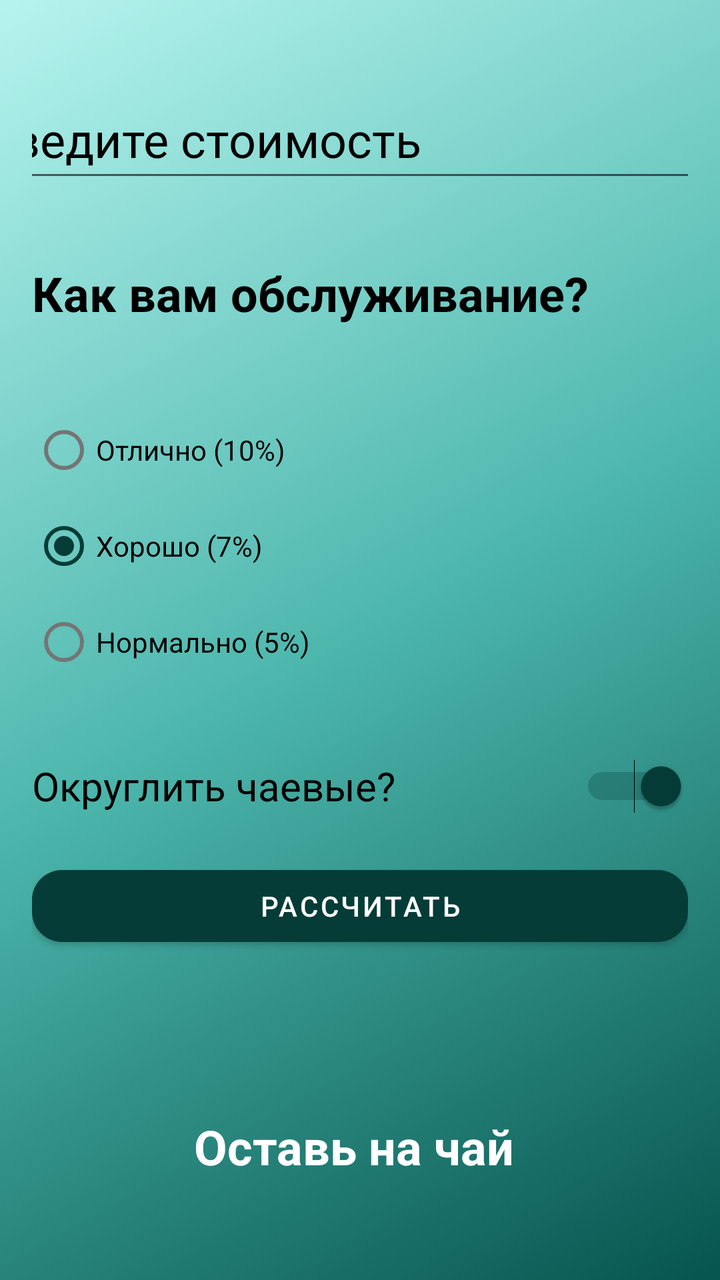
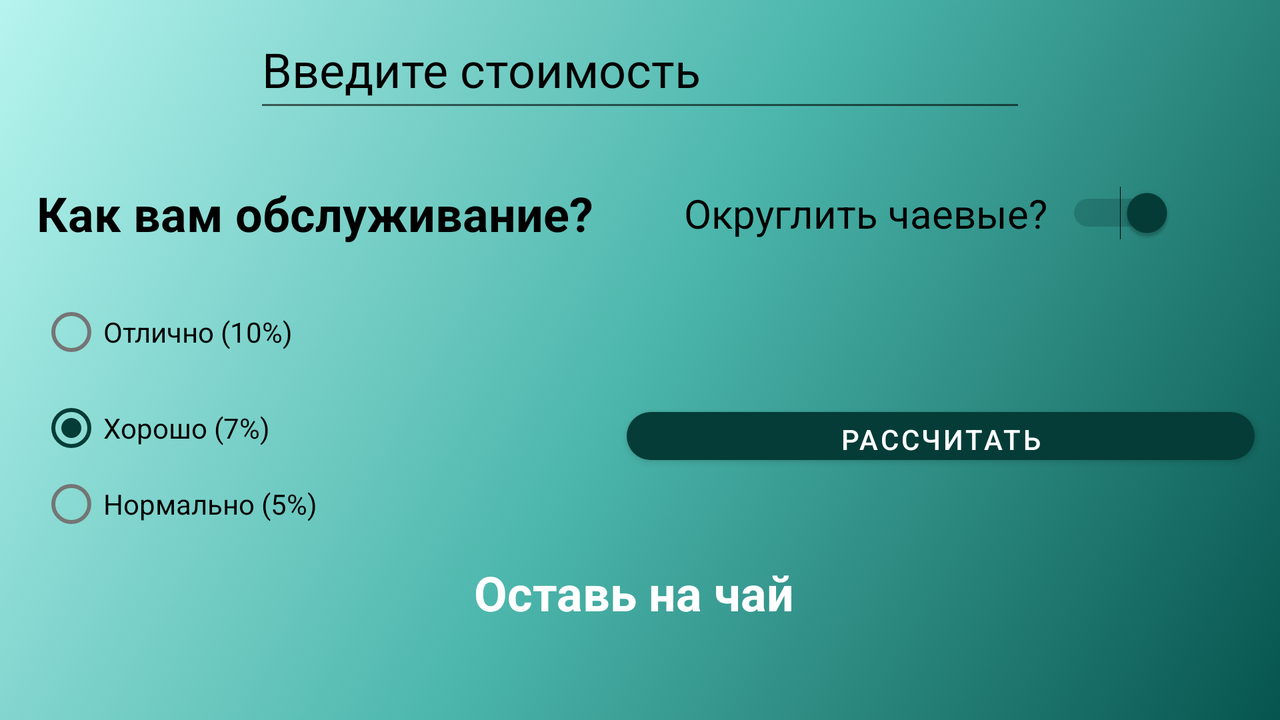

The same Android screen from two of the app's own layout files: first res/layout/ as a phone draws it, then the repository's variant for another configuration, drawn on a device whose configuration selects that folder. Both files follow.
<!-- AndroidManifest.xml: application theme Theme.Tips -->
<!-- res/layout/activity_main.xml -->
<?xml version="1.0" encoding="utf-8"?>
<androidx.constraintlayout.widget.ConstraintLayout xmlns:android="http://schemas.android.com/apk/res/android"
    xmlns:app="http://schemas.android.com/apk/res-auto"
    xmlns:tools="http://schemas.android.com/tools"
    android:layout_width="match_parent"
    android:layout_height="match_parent"
    android:background="@drawable/back_ground"
    android:padding="16dp"
    tools:context=".MainActivity">

    <EditText
        android:id="@+id/coast_of_service"
        android:layout_width="386dp"
        android:layout_height="56dp"
        android:layout_marginTop="24dp"
        android:autofillHints=""
        android:ems="10"
        android:hint="@string/coast"
        android:textColorHint="@color/black"
        android:inputType="number"
        android:textColor="@color/black"
        android:textSize="24sp"
        app:layout_constraintEnd_toEndOf="parent"
        app:layout_constraintStart_toStartOf="parent"
        app:layout_constraintTop_toTopOf="parent" />

    <TextView
        android:id="@+id/service_question"
        android:layout_width="match_parent"
        android:layout_height="45dp"
        android:layout_marginTop="28dp"
        android:gravity="center_vertical"
        android:text="@string/service"
        android:textColor="@color/black"
        android:textSize="24sp"
        android:textStyle="bold"
        app:layout_constraintEnd_toEndOf="parent"
        app:layout_constraintStart_toStartOf="parent"
        app:layout_constraintTop_toBottomOf="@+id/coast_of_service" />

    <RadioGroup
        android:id="@+id/tip_options"
        android:layout_width="0dp"
        android:layout_height="wrap_content"
        android:layout_marginTop="32dp"
        android:checkedButton="@id/option_seven_percent"
        app:layout_constraintEnd_toEndOf="parent"
        app:layout_constraintStart_toStartOf="parent"
        app:layout_constraintTop_toBottomOf="@+id/service_question">

        <RadioButton
            android:id="@+id/option_ten_percent"
            android:layout_width="wrap_content"
            android:layout_height="wrap_content"
            android:text="@string/great" />

        <RadioButton
            android:id="@+id/option_seven_percent"
            android:layout_width="wrap_content"
            android:layout_height="wrap_content"
            android:text="@string/good" />

        <RadioButton
            android:id="@+id/option_five_percent"
            android:layout_width="wrap_content"
            android:layout_height="wrap_content"
            android:text="@string/normal" />

    </RadioGroup>

    <Switch
        android:id="@+id/round_switch"
        android:layout_width="0dp"
        android:layout_height="48dp"
        android:layout_marginTop="24dp"
        android:checked="true"
        android:text="@string/round"
        android:textColor="@color/black"
        android:textSize="20sp"
        app:layout_constraintEnd_toEndOf="parent"
        app:layout_constraintStart_toStartOf="parent"
        app:layout_constraintTop_toBottomOf="@+id/tip_options" />

    <Button
        android:id="@+id/calculate_button"
        android:layout_width="0dp"
        android:layout_height="wrap_content"
        android:layout_marginTop="12dp"
        android:text="@string/button"
        app:cornerRadius="15dp"
        app:layout_constraintEnd_toEndOf="parent"
        app:layout_constraintStart_toStartOf="parent"
        app:layout_constraintTop_toBottomOf="@+id/round_switch" />

    <TextView
        android:id="@+id/tip_result"
        android:layout_width="0dp"
        android:layout_height="wrap_content"
        android:layout_marginTop="80dp"
        android:gravity="center"
        android:textColor="@color/white"
        android:textSize="24sp"
        android:textStyle="bold"
        app:layout_constraintEnd_toEndOf="parent"
        app:layout_constraintStart_toStartOf="parent"
        app:layout_constraintTop_toBottomOf="@+id/calculate_button"
        tools:text="Оставь на чай " />

</androidx.constraintlayout.widget.ConstraintLayout>
<!-- resources referenced by this layout -->
<resources>
  <color name="black">#FF000000</color>
  <color name="white">#FFFFFFFF</color>
  <!-- drawable back_ground (drawable) -->
  <?xml version="1.0" encoding="utf-8"?>
  <selector xmlns:android="http://schemas.android.com/apk/res/android">
  
      <item>
          <shape>
              <gradient
                  android:angle="315"
                  android:centerColor="@color/main"
                  android:endColor="@color/main_dark"
                  android:startColor="@color/main_light"
                  android:type="linear" />
          </shape>
      </item>
  </selector>
  <string name="button">Рассчитать</string>
  <string name="coast">Введите стоимость</string>
  <string name="good">Хорошо (7%)</string>
  <string name="great">Отлично (10%)</string>
  <string name="normal">Нормально (5%)</string>
  <string name="round">Округлить чаевые?</string>
  <string name="service">Как вам обслуживание?</string>
  <style name="Theme.Tips" parent="Theme.MaterialComponents.DayNight.NoActionBar">
          
          <item name="colorPrimary">@color/main_super_dark</item>
          <item name="colorPrimaryVariant">@color/main_dark</item>
          <item name="colorOnPrimary">@color/white</item>
          
          <item name="colorSecondary">@color/main_super_dark</item>
          <item name="colorSecondaryVariant">@color/teal_700</item>
          <item name="colorOnSecondary">@color/black</item>
          
          <item name="android:statusBarColor" tools:targetApi="l">?attr/colorPrimaryVariant</item>
          
      </style>
  <color name="main">#4cb6ac</color>
  <color name="main_dark">#06554E</color>
  <color name="main_light">#B6F4EF</color>
  <color name="main_super_dark">#053C37</color>
  <color name="teal_700">#FF018786</color>
</resources>
<!-- res/layout-land/activity_main.xml (the repository's variant of the layout above) -->
<!-- drawn on the phone turned sideways -->
<?xml version="1.0" encoding="utf-8"?>
<androidx.constraintlayout.widget.ConstraintLayout xmlns:android="http://schemas.android.com/apk/res/android"
    xmlns:app="http://schemas.android.com/apk/res-auto"
    xmlns:tools="http://schemas.android.com/tools"
    android:layout_width="match_parent"
    android:layout_height="match_parent"
    android:background="@drawable/back_ground"
    tools:context=".MainActivity">

    <EditText
        android:id="@+id/coast_of_service"
        android:layout_width="386dp"
        android:layout_height="56dp"
        android:layout_marginTop="5dp"
        android:autofillHints=""
        android:ems="10"
        android:hint="@string/coast"
        android:inputType="number"
        android:textColor="@color/black"
        android:textColorHint="@color/black"
        android:textSize="24sp"
        app:layout_constraintEnd_toEndOf="parent"
        app:layout_constraintStart_toStartOf="parent"
        app:layout_constraintTop_toTopOf="parent" />

    <TextView
        android:id="@+id/service_question"
        android:layout_width="308dp"
        android:layout_height="51dp"
        android:layout_marginStart="5dp"
        android:layout_marginTop="20dp"
        android:gravity="center_vertical"
        android:text="@string/service"
        android:textColor="@color/black"
        android:textSize="24sp"
        android:textStyle="bold"
        app:layout_constraintEnd_toEndOf="parent"
        app:layout_constraintHorizontal_bias="0.041"
        app:layout_constraintStart_toStartOf="parent"
        app:layout_constraintTop_toBottomOf="@+id/coast_of_service" />

    <RadioGroup
        android:id="@+id/tip_options"
        android:layout_width="283dp"
        android:layout_height="124dp"
        android:layout_marginTop="10dp"
        android:checkedButton="@id/option_seven_percent"
        app:layout_constraintEnd_toEndOf="parent"
        app:layout_constraintHorizontal_bias="0.004"
        app:layout_constraintStart_toStartOf="@+id/service_question"
        app:layout_constraintTop_toBottomOf="@+id/service_question">

        <RadioButton
            android:id="@+id/option_ten_percent"
            android:layout_width="wrap_content"
            android:layout_height="wrap_content"
            android:text="@string/great" />

        <RadioButton
            android:id="@+id/option_seven_percent"
            android:layout_width="wrap_content"
            android:layout_height="wrap_content"
            android:text="@string/good" />

        <RadioButton
            android:id="@+id/option_five_percent"
            android:layout_width="wrap_content"
            android:layout_height="wrap_content"
            android:text="@string/normal" />

    </RadioGroup>

    <Switch
        android:id="@+id/round_switch"
        android:layout_width="245dp"
        android:layout_height="25dp"
        android:layout_marginTop="32dp"
        android:checked="true"
        android:minHeight="48dp"
        android:text="@string/round"
        android:textColor="@color/black"
        android:textSize="20sp"
        app:layout_constraintEnd_toEndOf="parent"
        app:layout_constraintHorizontal_bias="0.866"
        app:layout_constraintStart_toStartOf="parent"
        app:layout_constraintTop_toBottomOf="@+id/coast_of_service" />

    <Button
        android:id="@+id/calculate_button"
        android:layout_width="314dp"
        android:layout_height="36dp"
        android:layout_marginTop="80dp"
        android:text="@string/button"
        app:cornerRadius="15dp"
        app:layout_constraintEnd_toEndOf="parent"
        app:layout_constraintHorizontal_bias="0.961"
        app:layout_constraintStart_toStartOf="parent"
        app:layout_constraintTop_toBottomOf="@+id/round_switch" />

    <TextView
        android:id="@+id/tip_result"
        android:layout_width="match_parent"
        android:layout_height="wrap_content"
        android:layout_marginTop="44dp"
        android:gravity="center"
        android:textColor="@color/white"
        android:textSize="24sp"
        android:textStyle="bold"
        app:layout_constraintTop_toBottomOf="@+id/calculate_button"
        tools:layout_editor_absoluteX="16dp"
        tools:text="Оставь на чай " />

</androidx.constraintlayout.widget.ConstraintLayout>
